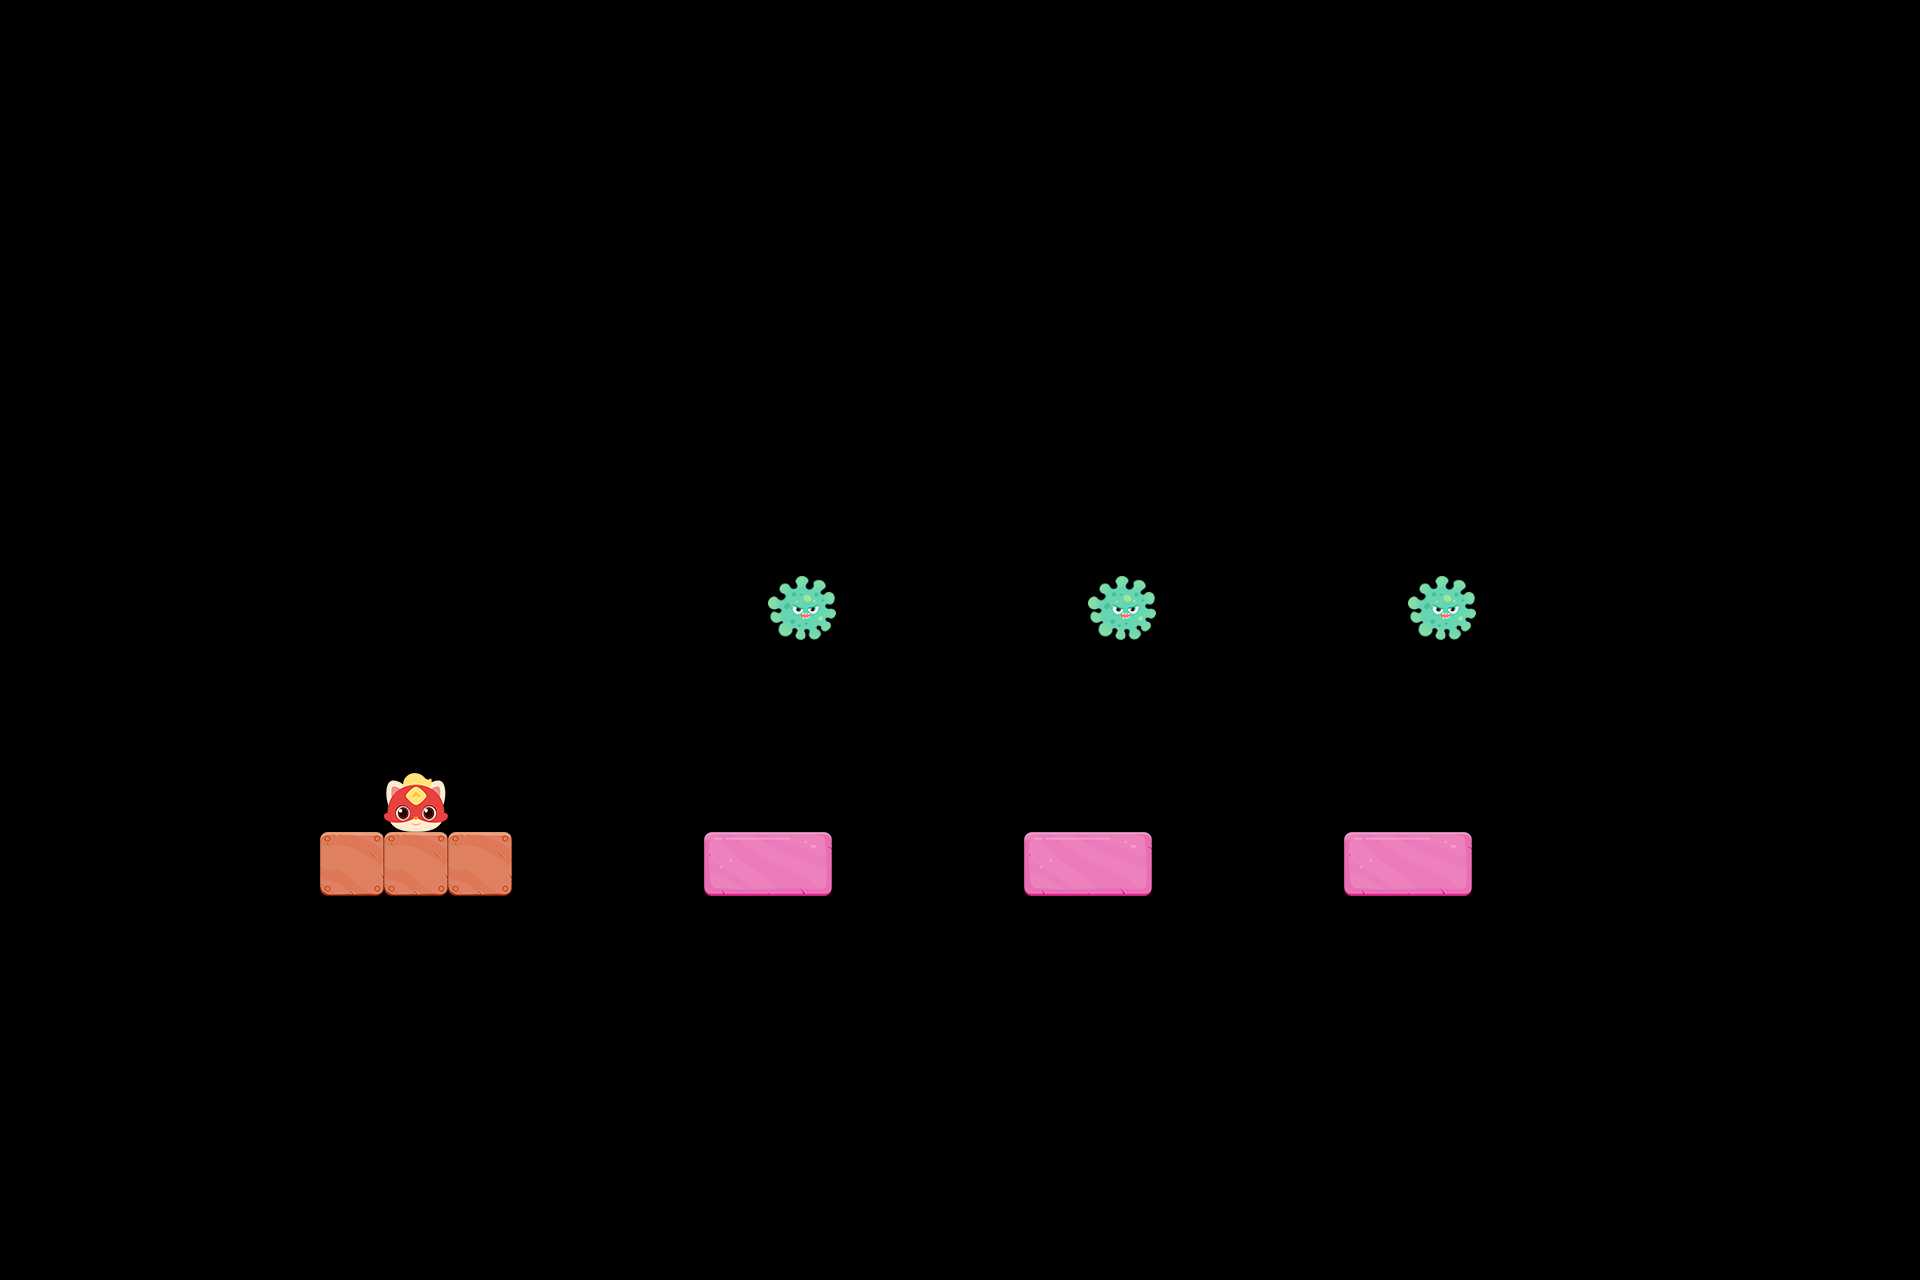

A level layout from a 2D game, rendered from its tile map. Below: a short description, then the map file with tile-grid data replaced by summaries:
An orthogonal 30x20 tile map with 64x64 px tiles, 4 tile layers (墙, 障碍物, 砖块, 玩家).

<map version="1.9" tiledversion="1.9.2" orientation="orthogonal" renderorder="right-down" width="30" height="20" tilewidth="64" tileheight="64" infinite="0" nextlayerid="5" nextobjectid="1">
 <tileset firstgid="1" name="tile" tilewidth="739" tileheight="491" tilecount="32" columns="0">
  <grid orientation="orthogonal" width="1" height="1" />
  <tile id="0">
   <image width="64" height="59" source="../images/编程猫.png" />
  </tile>
  <tile id="1">
   <image width="68" height="64" source="../images/障碍物.png" />
  </tile>
  <tile id="2">
   <image width="64" height="71" source="../images/草灵灵.png" />
  </tile>
  <tile id="3">
   <image width="64" height="45" source="../images/大黄鸡.png" />
  </tile>
  <tile id="4">
   <image width="128" height="64" source="../images/会移动的砖块.png" />
  </tile>
  <tile id="5">
   <image width="64" height="84" source="../images/蓝雀.png" />
  </tile>
  <tile id="6">
   <image width="61" height="64" source="../images/木叶龙.png" />
  </tile>
  <tile id="7">
   <image width="64" height="51" source="../images/气泡鱼.png" />
  </tile>
  <tile id="8">
   <image width="64" height="64" source="../images/墙.png" />
  </tile>
  <tile id="9">
   <image width="56" height="106" source="../images/探月兔.png" />
  </tile>
  <tile id="10">
   <image width="64" height="76" source="../images/涂鸦狐.png" />
  </tile>
  <tile id="11">
   <image width="64" height="64" source="../images/小巴格.png" />
  </tile>
  <tile id="12">
   <image width="64" height="59" source="../images/小黄鸡.png" />
  </tile>
  <tile id="13">
   <image width="64" height="88" source="../images/小火熊.png" />
  </tile>
  <tile id="14">
   <image width="64" height="50" source="../images/小圆狸.png" />
  </tile>
  <tile id="15">
   <image width="80" height="80" source="../images/邪恶的敌人1.png" />
  </tile>
  <tile id="16">
   <image width="80" height="77" source="../images/邪恶的敌人2.png" />
  </tile>
  <tile id="17">
   <image width="80" height="57" source="../images/邪恶的敌人3.png" />
  </tile>
  <tile id="18">
   <image width="706" height="444" source="../images/游戏过关1.png" />
  </tile>
  <tile id="19">
   <image width="396" height="406" source="../images/游戏过关2.png" />
  </tile>
  <tile id="20">
   <image width="508" height="410" source="../images/游戏过关3.png" />
  </tile>
  <tile id="21">
   <image width="549" height="483" source="../images/游戏通关1.png" />
  </tile>
  <tile id="22">
   <image width="739" height="491" source="../images/游戏通关2.png" />
  </tile>
  <tile id="23">
   <image width="64" height="64" source="../images/block.png" />
  </tile>
  <tile id="24">
   <image width="128" height="64" source="../images/brick0.png" />
  </tile>
  <tile id="25">
   <properties>
    <property name="num" type="int" value="1" />
   </properties>
   <image width="128" height="64" source="../images/brick1.png" />
  </tile>
  <tile id="26">
   <image width="128" height="64" source="../images/brick2.png" />
  </tile>
  <tile id="27">
   <image width="128" height="64" source="../images/brick3.png" />
  </tile>
  <tile id="28">
   <image width="128" height="64" source="../images/brick4.png" />
  </tile>
  <tile id="29">
   <image width="128" height="64" source="../images/brick5.png" />
  </tile>
  <tile id="30">
   <image width="128" height="64" source="../images/brick6.png" />
  </tile>
  <tile id="31">
   <image width="64" height="46" source="../images/panda.png" />
  </tile>
 </tileset>
 <layer id="1" name="墙" width="30" height="20">
  <data>[600 cells, 3 non-empty, 1 distinct tile ids]</data>
 </layer>
 <layer id="4" name="障碍物" width="30" height="20">
  <data>[600 cells, 3 non-empty, 1 distinct tile ids]</data>
 </layer>
 <layer id="2" name="砖块" width="30" height="20">
  <data>[600 cells, 3 non-empty, 1 distinct tile ids]</data>
 </layer>
 <layer id="3" name="玩家" width="30" height="20">
  <data>[600 cells, 1 non-empty, 1 distinct tile ids]</data>
 </layer>
</map>
